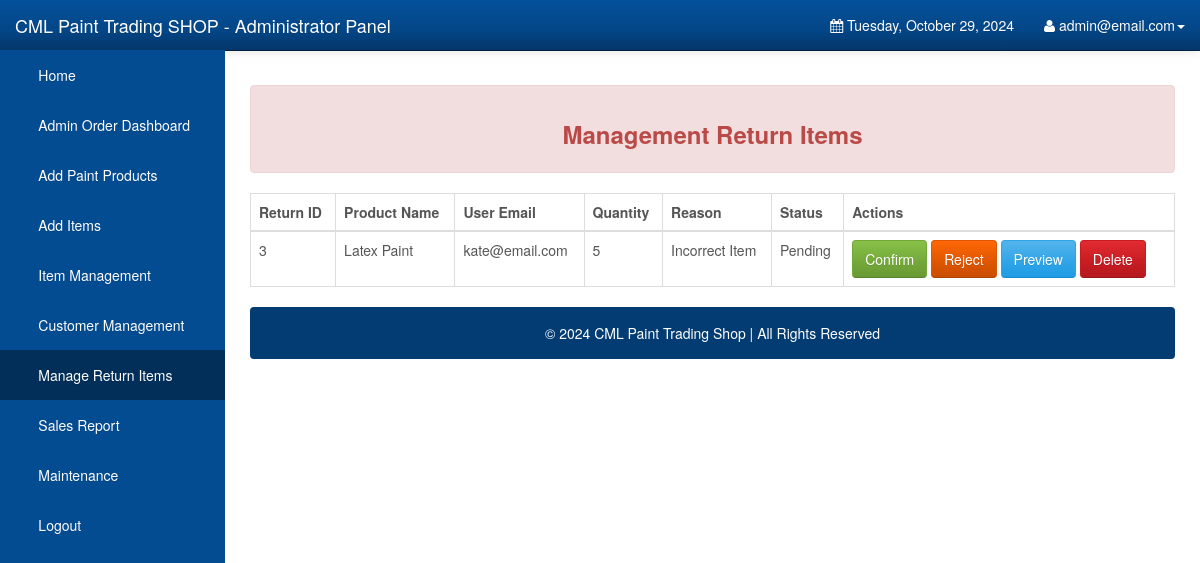
The app's page /Admin/manage_return.php (signed in) with its own data.
### tables this page shows
CREATE TABLE `returnitems` (
  `return_id` int(11) NOT NULL,
  `user_id` int(11) DEFAULT NULL,
  `reason` varchar(255) DEFAULT NULL,
  `quantity` int(11) DEFAULT NULL,
  `product_image` varchar(255) DEFAULT NULL,
  `receipt_image` varchar(255) DEFAULT NULL,
  `product_name` varchar(255) DEFAULT NULL,
  `status` varchar(255) DEFAULT NULL
);

### Admin/manage_return.php (the view, shortened to what this page needs)
<?php
require_once 'config.php';
?>
<!DOCTYPE html>
<html lang="en">
<head>
    <link rel="stylesheet" type="text/css" href="bootstrap/css/bootstrap.min.css" />
    <link rel="stylesheet" type="text/css" href="font-awesome/css/font-awesome.min.css" />
    <link rel="stylesheet" type="text/css" href="css/local.css" />
    <link rel="stylesheet" href="https://cdn.datatables.net/1.11.3/css/jquery.dataTables.min.css">
    <link rel="stylesheet" href="https://cdn.jsdelivr.net/npm/sweetalert2@11/dist/sweetalert2.min.css">
</head>
<body>
<div id="wrapper">
    <nav class="navbar navbar-inverse navbar-fixed-top" role="navigation">
        <div class="navbar-header">
            <a class="navbar-brand" href="index.php">CML Paint Trading SHOP - Administrator Panel</a>
        </div>
        <div class="collapse navbar-collapse navbar-ex1-collapse">
            <ul class="nav navbar-nav side-nav">
                <li><a href="index.php"> &nbsp; &nbsp; &nbsp; Home</a></li>
                <li><a href="orderdetails.php"> &nbsp; &nbsp; &nbsp; Admin Order Dashboard</a></li>
                <li><a data-toggle="modal" data-target="#uploadModal"> &nbsp; &nbsp; &nbsp; Add Paint Products</a></li>
                <li><a data-toggle="modal" data-target="#uploadItems"> &nbsp; &nbsp; &nbsp; Add Items</a></li>
                <li><a href="items.php"> &nbsp; &nbsp; &nbsp; Item Management</a></li>
                <li><a href="customers.php"> &nbsp; &nbsp; &nbsp; Customer Management</a></li>
                <li class="active"><a href="manage_return.php"> &nbsp; &nbsp; &nbsp; Manage Return Items</a></li>
                <li><a href="salesreport.php"> &nbsp; &nbsp; &nbsp; Sales Report</a></li>
                <li><a href="maintenance.php"> &nbsp; &nbsp; &nbsp; Maintenance</a></li>
                <li><a href="logout.php"> &nbsp; &nbsp; &nbsp; Logout</a></li>
            </ul>
            <ul class="nav navbar-nav navbar-right navbar-user">
                <li class="dropdown messages-dropdown">
                    <a href="#"><i class="fa fa-calendar"></i> <?php
                        $Today = date('y:m:d');
                        $new = date('l, F d, Y', strtotime($Today));
                        echo $new; ?></a>
                </li>
                <li class="dropdown user-dropdown">
                    <a href="#" class="dropdown-toggle" data-toggle="dropdown"><i class="fa fa-user"></i> <?php echo htmlspecialchars($_SESSION['admin_username']); ?><b class="caret"></b></a>
                </li>
            </ul>
        </div>
    </nav>
    <div id="page-wrapper">
        <div class="alert alert-danger">
            <center><h3><strong>Management Return Items</strong></h3></center>
        </div>
        <div class="table-responsive">
            <table class="display table table-bordered" id="returnsTable" cellspacing="0" width="100%">
                <thead>
                <tr>
                    <th>Return ID</th>
                    <th>Product Name</th>
                    <th>User Email</th>
                    <th>Quantity</th>
                    <th>Reason</th>
                    <th>Status</th>
                    <th>Actions</th>
                </tr>
                </thead>
                <tbody>
                <?php
                $stmt = $DB_con->prepare('SELECT returnitems.*,
                    (SELECT users.user_email FROM users WHERE users.user_id = returnitems.user_id) as user_email
                FROM returnitems WHERE status != "Confirmed"');
                $stmt->execute();
                if ($stmt->rowCount() > 0) {
                    while ($row = $stmt->fetch(PDO::FETCH_ASSOC)) {
                        ?>
                        <tr>
                            <td><?php echo htmlspecialchars($row['return_id']); ?></td>
                            <td><?php echo htmlspecialchars($row['product_name']); ?></td>
                            <td><?php echo htmlspecialchars($row['user_email']); ?></td>
                            <td><?php echo htmlspecialchars($row['quantity']); ?></td>
                            <td><?php echo htmlspecialchars($row['reason']); ?></td>
                            <td><?php echo htmlspecialchars($row['status']); ?></td>
                              <td>
                                    <?php if ($row['status'] !== 'Confirmed' && $row['status'] !== 'Rejected'): ?>
                                        <button class="btn btn-success btn-sm confirm-return" data-id="<?php echo htmlspecialchars($row['return_id']); ?>">Confirm</button>
                                        <button class="btn btn-warning btn-sm reject-return" data-id="<?php echo htmlspecialchars($row['return_id']); ?>">Reject</button>
                                    <?php endif; ?>
                                    <button class="btn btn-primary btn-sm preview-return" data-id="<?php echo htmlspecialchars($row['return_id']); ?>"
                                        data-product="<?php echo htmlspecialchars($row['product_name']); ?>"
                                        data-email="<?php echo htmlspecialchars($row['user_email']); ?>"
                                        data-quantity="<?php echo htmlspecialchars($row['quantity']); ?>"
                                        data-reason="<?php echo htmlspecialchars($row['reason']); ?>"
                                        data-status="<?php echo htmlspecialchars($row['status']); ?>"
                                        data-image="<?php echo  '../Customers/' . ($row['product_image']); ?>"
                                        data-receipt="<?php echo  '../Customers/' . ($row['receipt_image']); ?>">
                                        Preview
                                    </button>
                                    <button class="btn btn-danger btn-sm delete-return" data-id="<?php echo htmlspecialchars($row['return_id']); ?>">Delete</button>
                                </td>
                        </tr>
                        <?php
                    }
                } else {
                    ?>
                    <tr>
                        <td colspan="7" class="text-center">No return items found</td>
                    </tr>
                    <?php
                }
                ?>
                </tbody>
            </table>
        </div>
        <div class="alert alert-default" style="background-color:#033c73;">
            <p style="color:white;text-align:center;">&copy 2024 CML Paint Trading Shop | All Rights Reserved</p>
        </div>
    </div>
</div>
</body>
</html>

### records on screen
returnitems: return_id "3", product_name "Latex Paint", user_email "kate@email.com", quantity "5", reason "Incorrect Item", status "Pending"

### other values on screen
$_SESSION['admin_username'] "admin@email.com"
